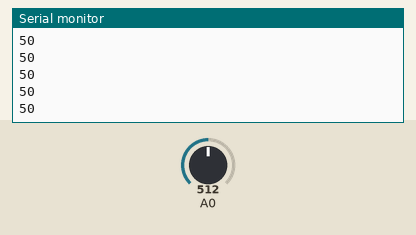
Recording of a sketch running on a simulated Arduino Uno, built with avr-gcc and run on an emulated ATmega328P. Parts: the last lines printed to the serial monitor. The inputs (shaded band) are chosen by the test bench; at power-on: A0 = 512.

Above: at 1.2 s.
1.3 s: A0 set to 716
At 1.32 s:
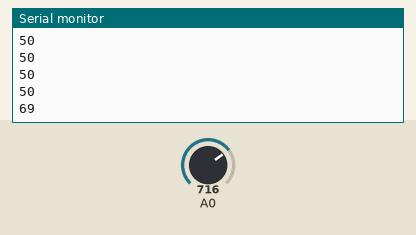
2.8 s: A0 set to 900
At 2.83 s:
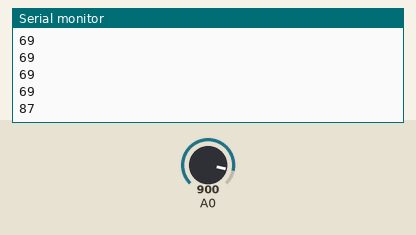
Timing chart, 0 to 5.8 s (numbered marks = the images above; inputs shaded):
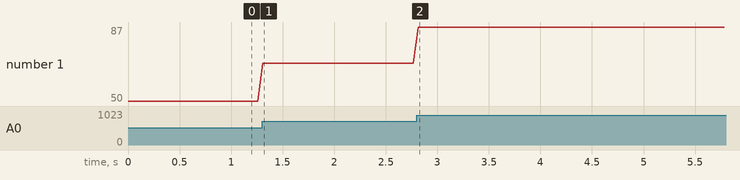

Measured:
- after the input at 1.3 s, the serial monitor: prints a new line at once (image 1)
- after the input at 2.8 s, the serial monitor: prints a new line at once (image 2)
- plotted number 1: 50 → 69 after the input at 1.3 s, 69 → 87 after the input at 2.8 s

The sketch:

hard.ino
```cpp
// the setup routine runs once when you press reset:
void setup() {
  // initialize serial communication at 9600 bits per second:
  Serial.begin(9600);
}

// the loop routine runs over and over again forever:
void loop() {
  // read the input on analog pin 0:
  int sensorValue = analogRead(A0);
  // print out the value you read:
  int mappedValue = map(sensorValue, 0, 1023, 0, 100);
  Serial.println(mappedValue);
  delay(50);  // delay in between reads for stability
}
```
